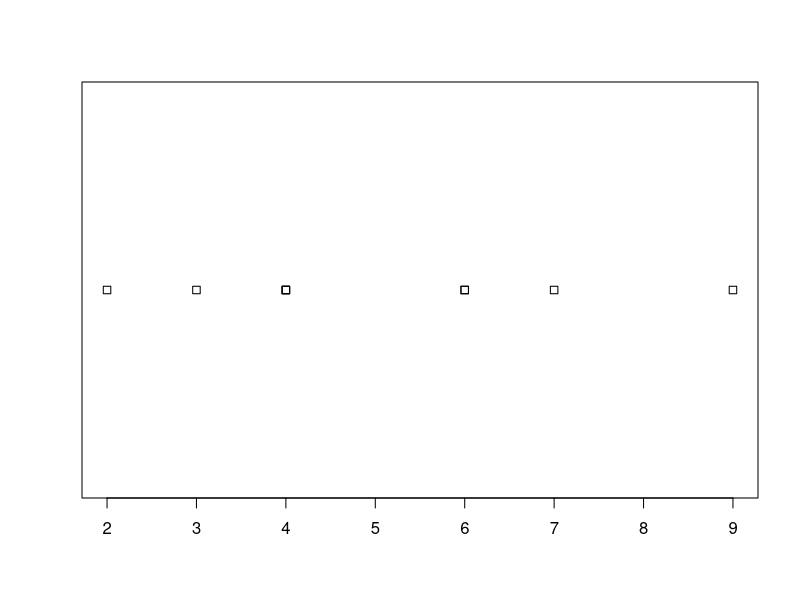

The R script that drew this image:
# Clustering

marks1=c(4,2,6,3,6,4,7,4,9)
marks=data.frame(marks1)
length(marks1)
plot(marks)
k1=kmeans(marks1,centers=2) #one of the clustering algorithms, only runs on numerical values, rugged and works on large datasets
k1
cbind(marks,k1$cluster)
marks2=sample(1:10,size=length(marks1))
newmarks=data.frame(marks1, marks2)
newmarks
k2=kmeans(newmarks, centers = 3)
cbind(newmarks,k2$cluster)
